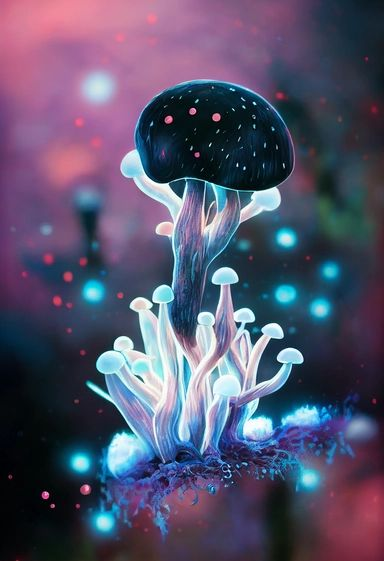
#> input picture Clustering-PCA/mushroom.jpeg, 384 x 561 px
$ jupyter execute --allow-errors kmeans_pca.ipynb
#> lines starting #> are read from the running program, lines starting #| are printed output that depends on the picture
# MiniProject 4: K-Means Clustering

### How to run this notebook
- **Run all cells in order using _"Run All"_ in the Cell menu**
- If you wish to re-run a cell, you must re-run all cells in order after restarting the kernel

- In certain cases, if the output of a cell is too large, you can click the _"Open full output data in text editor"_ button to view it.

- *If any cell returns an error or takes longer than a few seconds to run, pressing restart and re-running all cells in order should fix it.*

K-means is one of the widely used unsupervised learning algorithms that solve the
well-known clustering problem. The procedure follows a simple and easy way to classify a
given data set through a certain number of clusters (assume k clusters). The main idea is to
define k centers, one for each cluster. These centers should be placed in a cunning way
because different locations will result in different results

Test your algorithm on two separate datasets (1) Use make_blobs function to generate
synthetic data set from sklearn library. (2) Use an RGB image to cluster the R,G,B data into K
clusters to demonstrate image compression. Display images before and afte

[cell 1]
# import libraries
import pandas as pd
import numpy as np
import matplotlib.pyplot as plt
import seaborn as sns
from sklearn.datasets import make_blobs
import numpy as np
import matplotlib.pyplot as plt
from mpl_toolkits import mplot3d
from PIL import Image
import numpy as np
import matplotlib.pyplot as plt

import warnings
warnings.filterwarnings('ignore')

## K-means

### Random State Default (Seed = 0)

### Generating Synthetic Data and Plotting it

[cell 2]
#generate blobs for k-means clustering with default seed
blobs = make_blobs(n_samples=300, centers=4, cluster_std=0.6, random_state=4)

# convert  blobs into a numpy array
blobs = blobs[0]

# plot the blobs
plt.scatter(blobs[:,0], blobs[:,1])

### Initializer for K means

[cell 3]
def create_random_centroids(data, k):
    centroids = data.copy()
    np.random.shuffle(centroids)
    return centroids[:k]

### Initializer for K means++

[cell 4]
# K-means++ algorithm using above functions
def kmeans_plus_plus(data, k):
    centroids = np.zeros((k, data.shape[1]))
    centroids[0] = data[np.random.choice(len(data))]
    for i in range(1, k):
        distances = np.sqrt(((data - centroids[:i, np.newaxis])**2).sum(axis=2))
        min_distances = np.min(distances, axis=0)
        probabilities = min_distances ** 2 / np.sum(min_distances ** 2)
        index = np.random.choice(len(data), p=probabilities)
        centroids[i] = data[index]
    return centroids

### Function to run K means and K means++

[cell 5]
# create function to assign data points to clusters
def assign_clusters(data, centroids):
    distances = np.sqrt(((data - centroids[:, np.newaxis])**2).sum(axis=2))
    clusters = np.argmin(distances, axis=0)
    return clusters

# create function to update centroids
def update_centroids(data, clusters, k):
    centroids = np.array([data[clusters == i].mean(axis=0) for i in range(k)])
    return centroids

# create function to calculate the total distance between data points and their assigned centroids using numpy, which is faster than using a for loop
def calculate_total_distance(data, clusters, centroids):
    distance = np.sqrt(((data - centroids[clusters]) ** 2).sum())
    return distance

# create function to run k-means clustering
def kmeans(data, k, algorithm):
    if algorithm == 'none':
        centroids = create_random_centroids(data, k)
    elif algorithm == 'kmeans++':
        centroids = kmeans_plus_plus(data, k)
    clusters = assign_clusters(data, centroids)
    old_distance = calculate_total_distance(data, clusters, centroids)
    while True:
        centroids = update_centroids(data, clusters, k)
        clusters = assign_clusters(data, centroids)
        new_distance = calculate_total_distance(data, clusters, centroids)
        if old_distance == new_distance:
            break
        old_distance = new_distance
    return centroids, clusters

#run k-means clustering for different values of k
def run_kmeans(data, algorithm='none'):
#> called with data = array of shape (300, 2), algorithm = 'none'
    k_values = range(1, 10)
    k_list = {}
    for k in k_values:
        centroids, clusters = kmeans(data, k, algorithm)
        distance = calculate_total_distance(data, clusters, centroids)
        k_list[k] = (centroids, clusters, distance)
    return k_list

### Fitting model to default seed dataset

[cell 6]
# run k-means clustering on blobs1
k_list = run_kmeans(blobs)

# plot the elbow curve
plt.plot(list(k_list.keys()), [k_list[k][2] for k in k_list.keys()])
plt.xlabel('Number of Clusters')
plt.ylabel('Total Distance')
plt.title('Elbow Curve')

[cell 7]
# plotting based on elbow curve
elbow = 4
plt.scatter(blobs[:,0], blobs[:,1], c=k_list[elbow][1], cmap='rainbow')
plt.scatter(k_list[elbow][0][:,0], k_list[elbow][0][:,1], color='black')

### Fitting model to dataset with Random State 2 (seed = 2)

[cell 8]
np.random.seed(2)
# run k-means clustering for different values of k
k_list = run_kmeans(blobs)

# plot the elbow curve
plt.plot(list(k_list.keys()), [k_list[k][2] for k in k_list.keys()])
plt.xlabel('Number of Clusters')
plt.ylabel('Total Distance')
plt.title('Elbow Curve')

[cell 9]
# plotting based on elbow curve
elbow = 4
plt.scatter(blobs[:,0], blobs[:,1], c=k_list[elbow][1], cmap='rainbow')
plt.scatter(k_list[elbow][0][:,0], k_list[elbow][0][:,1], color='black')

### Comparing the above two K-means clusters
The K-means clustering algorithm works by randomly initializing K cluster centroids and then iteratively optimizing the centroid locations to minimize the sum of squared distances between points and their assigned centroids. However, the quality of the resulting clusters depends heavily on the initial placement of the centroids. Since the initialization is random, different runs of the algorithm may produce different results, even when using the same input data and hyperparameters.

In this case, the two clusters were obtained using the same algorithm with the same input data and hyperparameters, but with different initializations due to the use of a random seed. The fact that the resulting clusters are not perfectly separated suggests that the initial states were not optimal for producing the desired clusters. By setting a different seed or trying other initialization methods, it may be possible to obtain better cluster separation.

## K-Means++

### Fitting dataset to Random State Default (Seed = 0)

[cell 10]
np.random.seed(0)

# run k-means++ clustering for different values of k
k_list = run_kmeans(blobs, 'kmeans++')

# plot the elbow curve
plt.plot(list(k_list.keys()), [k_list[k][2] for k in k_list.keys()])
plt.xlabel('Number of Clusters')
plt.ylabel('Total Distance')
plt.title('Elbow Curve - [Kmeans++]')
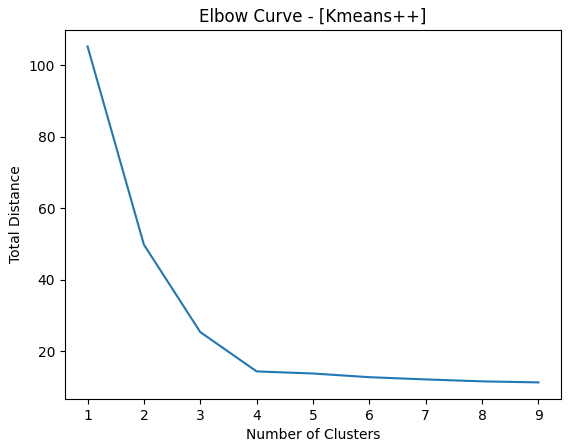
#> figure drawn by matplotlib, 1 panel

[cell 11]
# plotting based on elbow curve
elbow = 4
plt.scatter(blobs[:,0], blobs[:,1], c=k_list[elbow][1], cmap='rainbow')
plt.scatter(k_list[elbow][0][:,0], k_list[elbow][0][:,1], color='black')
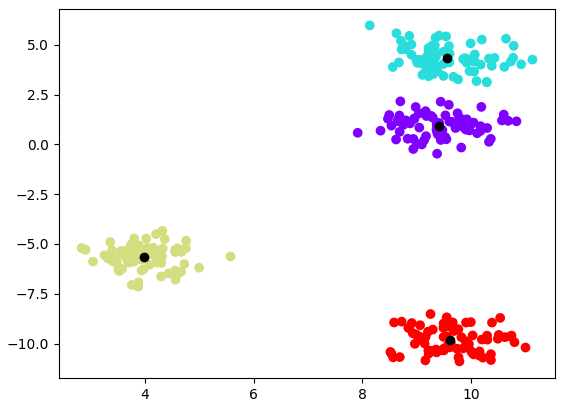
#> figure drawn by matplotlib, 1 panel

### Fitting dataset to Random State 2 (Seed = 2)

[cell 12]
np.random.seed(2)

# run k-means++ clustering for different values of k
k_list = run_kmeans(blobs, 'kmeans++')

# plot the elbow curve
plt.plot(list(k_list.keys()), [k_list[k][2] for k in k_list.keys()])
plt.xlabel('Number of Clusters')
plt.ylabel('Total Distance')
plt.title('Elbow Curve - [Kmeans++]')

[cell 13]
# plotting based on elbow curve
elbow = 4
plt.scatter(blobs[:,0], blobs[:,1], c=k_list[elbow][1], cmap='rainbow')
plt.scatter(k_list[elbow][0][:,0], k_list[elbow][0][:,1], color='black')
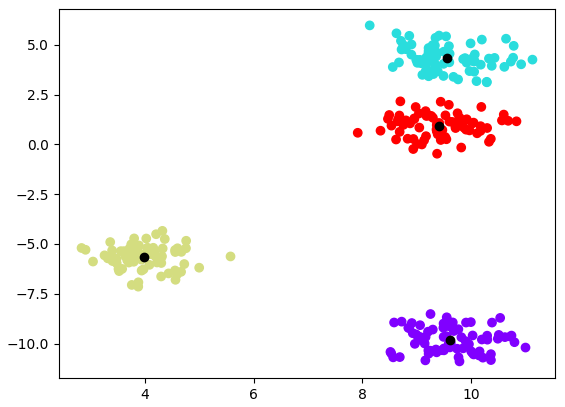
#> figure drawn by matplotlib, 1 panel

# Comparing above two K-means++ results
K-means++ algorithm addresses the random initialization problem by selecting the initial centroids in a smart way. Specifically, instead of randomly selecting the initial centroids from the dataset, k-means++ selects the first centroid uniformly at random from the dataset. Then, for each subsequent centroid, it selects a new datapoint that is farthest from the existing centroids. This process is repeated until all k centroids are chosen.

This results in a better initial starting point for the algorithm and a higher likelihood of finding the optimal solution. Therefore, in the case of k-means++, the algorithm is expected to converge to the same optimal clusters regardless of the initial seed value.

In the plots above, since k-means++ was used, the algorithm converged to the same perfect clusters despite different random seed values used to initialize the algorithm. Therefore, in this case, the k-means++ algorithm was able to overcome the random initialization problem and find the optimal solution.

## Comparing all 4 plots and results, Kmeans and Kmeans++
Comparing the four plots, we can observe that K means++ algorithm performs better than K means when it comes to forming stable and reliable clusters. In the first two plots, we see that K means algorithm resulted in differently shaped and sized clusters when different random seeds were used for initialization. However, in the third and fourth plots, K means++ algorithm resulted in almost identical clusters, indicating that the initialization method used by K means++ helped in finding the optimal clusters more consistently. Therefore, in situations where the data is more complex or the number of clusters is unknown, it is recommended to use K means++ over K means for more reliable and consistent clustering results.

## Using k-means clustering to compress an image

[cell 14]
# load the image
image = Image.open('mushroom.jpeg')
#> image is the input picture: PIL image 384x561 RGB; mean R, G, B 85.1, 82.6, 107.3

# convert the image to a numpy array
image = np.array(image)

# plot the image
plt.imshow(image)

image.shape
#> Out = (561, 384, 3)

[cell 15]
image_reshape = image.reshape((-1, image.shape[-1]))

centroids, clusters = kmeans(image_reshape, 16, 'kmeans++')
#> after the loop in kmeans_plus_plus (call 19), `for i in range(1, k):`: centroids = 16 rows, first 8: [187, 97, 135], [61, 69, 80], [190, 247, 255], [53, 35, 47], [33, 41, 62], [174, 172, 194], [104, 88, 115], [41, 82, 164]
#> centroids = 16 rows, first 8: [200.3, 121.8, 155.9], [109.6, 80.32, 121.7], [166.9, 219.5, 234.5], [59.49, 44.85, 59.11], [64.87, 65.05, 92.86], [176.6, 174.1, 199.1], [158.9, 104.3, 149], [38.57, 86.36, 129.6]
new_image_16 = centroids[clusters].reshape(image.shape)
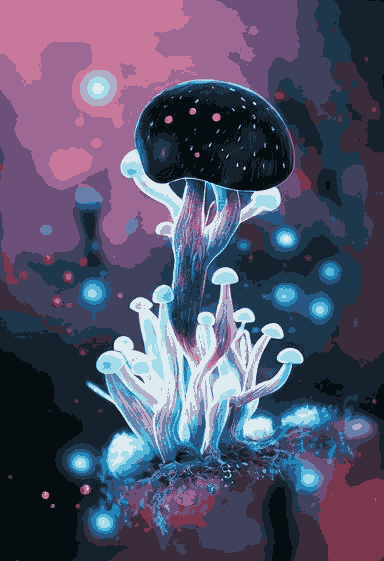
#> new_image_16: shape (561, 384, 3) float64; mean R, G, B 85.1, 82.6, 107.3

centroids, clusters = kmeans(image_reshape, 4, 'kmeans++')
#> centroids = [[68.34, 72.41, 104.4], [181.9, 216.6, 230.8], [23.84, 32.7, 44.22], [160.7, 113.4, 153.6]]
new_image_4 = centroids[clusters].reshape(image.shape)
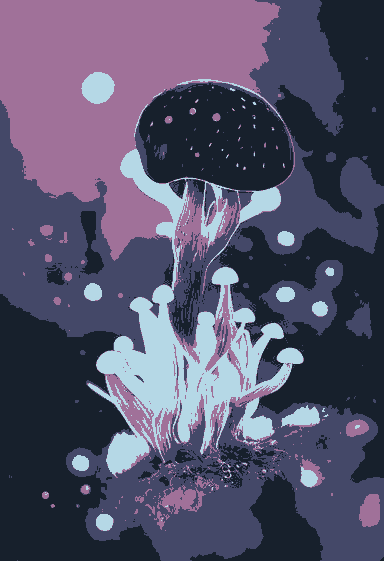
#> new_image_4: shape (561, 384, 3) float64; mean R, G, B 85.1, 82.6, 107.3

### Plotting the original image, and compressed images with 16 and 4 colors

[cell 16]
# plot the original image and the new images side by side
fig, (ax1, ax2, ax3) = plt.subplots(1, 3, figsize=(20, 10))
ax1.imshow(image)
ax1.set_title('Original Image')
ax2.imshow(new_image_16.astype('uint8'))
ax2.set_title('New Image (k=16)')
ax3.imshow(new_image_4.astype('uint8'))
ax3.set_title('New Image (k=4)')
plt.show()
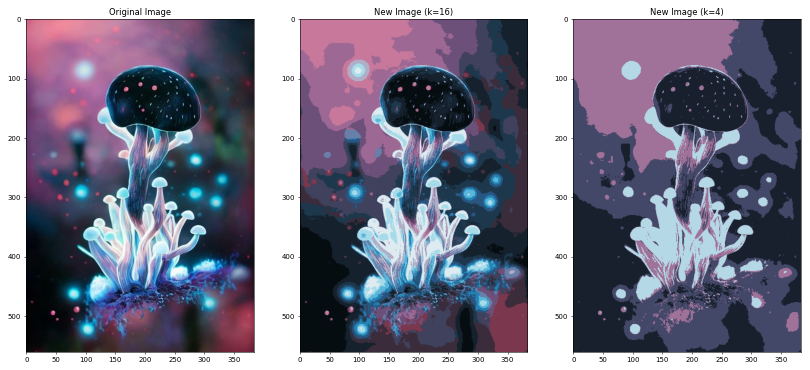
#> figure drawn by matplotlib, 3 panels

# Principle Component Analysis (PCA)

Principal Components Analysis (PCA) is a dimensionality reduction algorithm that can be used
to significantly speed up your unsupervised feature learning algorithm. For example, when you
train your model on a dataset such as images, some of our data points may be meaningless in
explaining our desired target variable. Therefore, we refer to drop them from our training.

## Task 2: Users to Movies
In this task, you will work with a Users-to-Movies example (as shown below) from
http://web.stanford.edu/class/cs246/slides/06-dim_red.pdf. Each row contains the scores
provided by a user while each column has the scores given by different users on the same
movie. The first 4 users prefer Science Fiction and the others prefer Romance. You will need
to implement the classic PCA algorithm and calculate the features after PCA.

[cell 17]
m=np.array([[1,1,1,0,0],
            [3,3,3,0,0],
            [4,4,4,0,0],
            [5,5,5,0,0],
            [0,2,0,4,4],
            [0,0,0,5,5],
            [0,1,0,2,2]])

### Understand the data by plotting in 3D space

[cell 18]
# Create the x, y, and z values for the 3D plot
# Get the x, y and z values for the scatter plot
x, y = np.meshgrid(np.arange(m.shape[1]), np.arange(m.shape[0]))
z = m.flatten()

# Create the scatter plot
fig = plt.figure()
ax = fig.add_subplot(111, projection='3d')
#> (the rest of this cell did not finish here and is left out)

### Preprocessing step: centering the datase

[cell 19]
# Centering the dataset
m_centered = m - m.mean(axis=0)

### Implement PCA using Singular Value Decomposition (SVD)

[cell 20]
def svd_pca(m):
    # Center the matrix
    m_centered = m - np.mean(m, axis=0)

    # Perform SVD on the centered matrix
    u, s, v = np.linalg.svd(m_centered)

    # Extract the eigenvalues and eigenvectors
    eig_vals = s**2 / (m_centered.shape[0]-1)
    eig_vecs = v.T

    # Calculate cumulative variance explained
    cum_var_exp = np.cumsum(eig_vals) / np.sum(eig_vals)

    # Return the principal components, singular values, eigenvalues and cumulative variance explained
    return eig_vecs, s, eig_vals, cum_var_exp

### Plot the Eigenvalies and select K (number of components)

[cell 21]
eig_vecs, s, eig_vals, cum_var_exp = svd_pca(m_centered)


def plot_eigenvalues(eig_vals, cum_var_exp):
    # Plot the eigenvalues
    plt.plot(np.arange(1, len(eig_vals)+1), eig_vals, 'bo-', linewidth=2)
    plt.xlabel('Principal Component')
    plt.ylabel('Eigenvalue')
    plt.show()
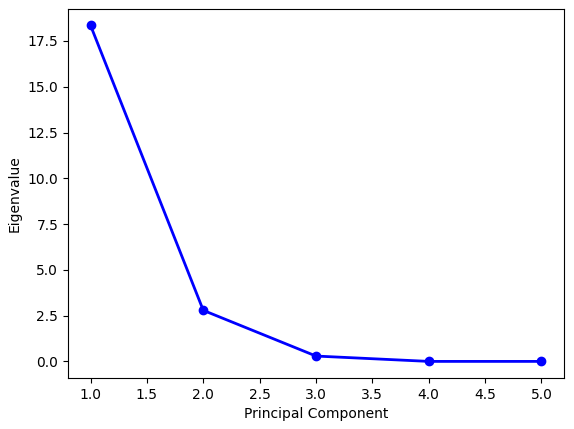
#> figure drawn by matplotlib, 1 panel

plot_eigenvalues(eig_vals, cum_var_exp)

In summary, I chose 2 Principal Components by observing the rapid decrease in the eigenvalues plot - making it the elbow point. The first 2 Principal Components explained almost all of the variance in the data, which justifies this choice. This approach provides a simple and practical method for selecting the number of Principal Components for further analysis.

### Calculate the compressed data with the K

[cell 22]
K = 2
# Projecting the data onto the first K principal components
m_cov = np.cov(m_centered.T)
eig_vals, eig_vecs = np.linalg.eig(m_cov)
eig_pairs = [(np.abs(eig_vals[i]), eig_vecs[:,i]) for i in range(len(eig_vals))]
eig_pairs.sort(reverse=True)
pcs = np.hstack((eig_pairs[k][1].reshape(m_centered.shape[1],1) for k in range(K)))
m_compressed = np.dot(m_centered, pcs)

# Plotting the compressed data
plt.scatter(m_compressed[:, 0], m_compressed[:, 1])
plt.xlabel('PC1')
plt.ylabel('PC2')
plt.show()
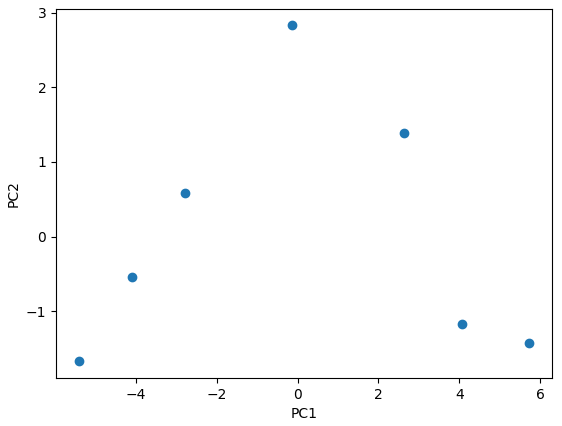
#> figure drawn by matplotlib, 1 panel

###  Implement PCA by directly computing the eigenvectors (V) and eigenvalues (D) from covariance matrix

[cell 23]
def pca_eigenvectors(X):
    # centering the data
    X_centered = X - np.mean(X, axis=0)

    # calculating the covariance matrix
    cov = np.cov(X_centered.T)

    # computing the eigenvectors and eigenvalues of the covariance matrix
    D, V = np.linalg.eig(cov)

    return D, V

[cell 24]
# Implement PCA by directly computing the eigenvectors and eigenvalues from covariance matrix
cov = np.cov(m_centered.T)
D, V = pca_eigenvectors(cov)

# print V and D
print("Eigenvectors (V):")
print(V)
print("Eigenvalues (D):")
print(D)

# Plot the eigenvalues and compressed data to show that the results are the same
plt.rcParams['figure.figsize'] = [6, 4]
plt.plot(np.arange(1, len(D)+1), D, 'bo-', linewidth=2)
plt.xlabel('Principal Component')
plt.ylabel('Eigenvalue')
plt.show()
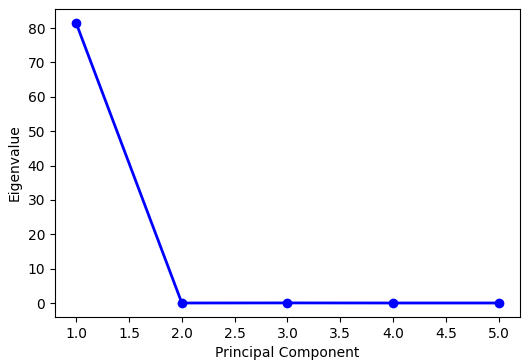
#> figure drawn by matplotlib, 1 panel

compressed_data = np.dot(m_centered, V[:,:K])
plt.scatter(compressed_data[:,0], compressed_data[:,1])
plt.xlabel('PC1')
plt.ylabel('PC2')
plt.show()
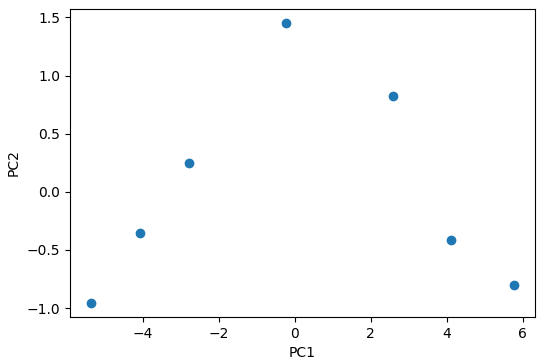
#> figure drawn by matplotlib, 1 panel
